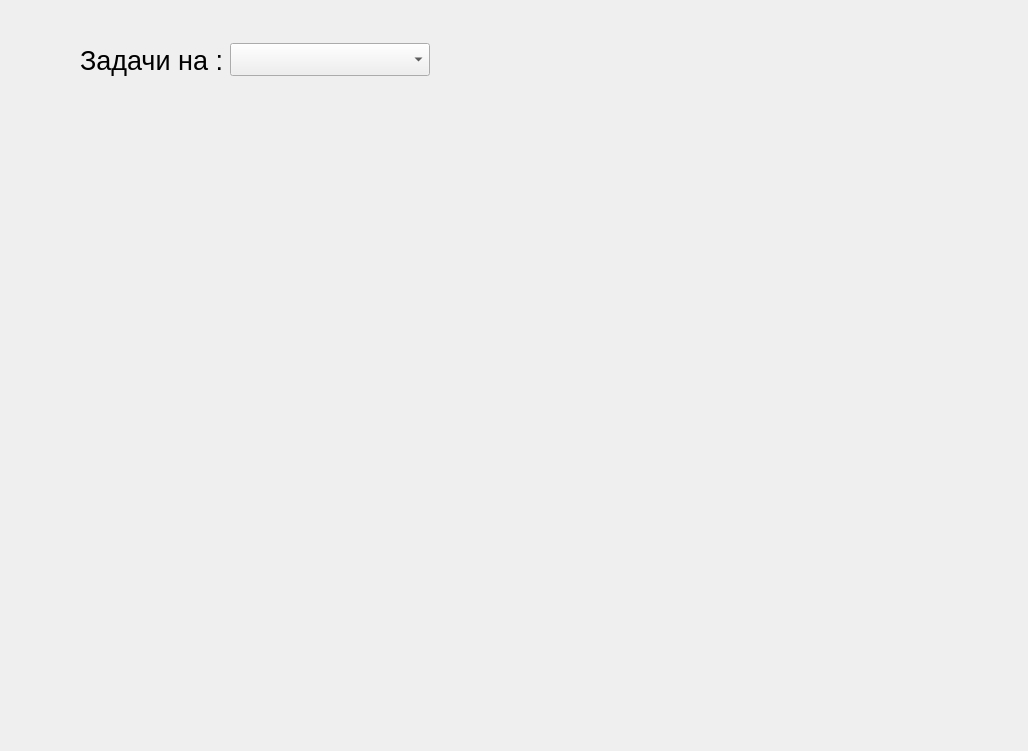
<?xml version="1.0" encoding="UTF-8"?>
<ui version="4.0">
 <class>Physics</class>
 <widget class="QMainWindow" name="Physics">
  <property name="geometry">
   <rect>
    <x>0</x>
    <y>0</y>
    <width>1028</width>
    <height>751</height>
   </rect>
  </property>
  <property name="windowTitle">
   <string>Physics</string>
  </property>
  <widget class="QWidget" name="centralwidget">
   <widget class="QWidget" name="horizontalLayoutWidget">
    <property name="geometry">
     <rect>
      <x>80</x>
      <y>20</y>
      <width>350</width>
      <height>80</height>
     </rect>
    </property>
    <layout class="QHBoxLayout" name="horizontalLayout">
     <item>
      <widget class="QLabel" name="label">
       <property name="font">
        <font>
         <pointsize>20</pointsize>
         <weight>50</weight>
         <bold>false</bold>
        </font>
       </property>
       <property name="text">
        <string>Задачи на :</string>
       </property>
      </widget>
     </item>
     <item>
      <widget class="QComboBox" name="comboBox">
       <property name="font">
        <font>
         <pointsize>16</pointsize>
        </font>
       </property>
       <item>
        <property name="text">
         <string/>
        </property>
       </item>
       <item>
        <property name="text">
         <string>Законы Ньютона</string>
        </property>
       </item>
       <item>
        <property name="text">
         <string>движение тела</string>
        </property>
       </item>
       <item>
        <property name="text">
         <string>Работу</string>
        </property>
       </item>
       <item>
        <property name="text">
         <string>Энергию</string>
        </property>
       </item>
       <item>
        <property name="text">
         <string>Момент импульса</string>
        </property>
       </item>
       <item>
        <property name="text">
         <string>Скорость</string>
        </property>
       </item>
       <item>
        <property name="text">
         <string>Ускорение</string>
        </property>
       </item>
       <item>
        <property name="text">
         <string>Мощность</string>
        </property>
       </item>
      </widget>
     </item>
    </layout>
   </widget>
  </widget>
 </widget>
 <resources/>
 <connections/>
</ui>
